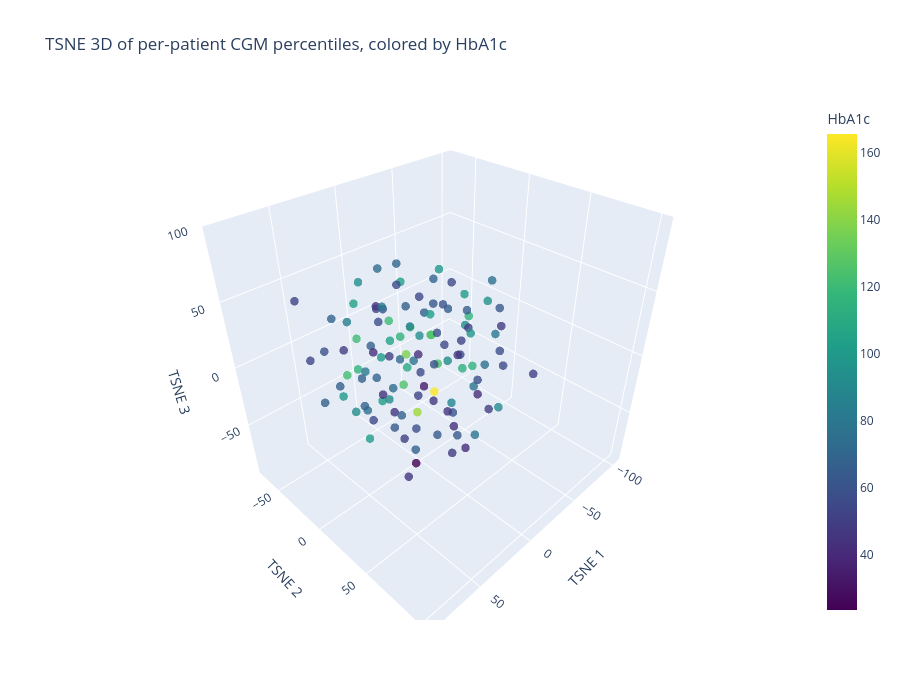

Notebook cell for this chart:
### Markdown cell above
looks like PCA1 can be a good feature extraction method as we can see some separation in colours in PC1 vs PC2 or PC1 vs PC3

### Code cell
METHOD = 'tsne'  # 'umap', 'pca' or 'tsne'

emb = reduce_dims(X_patient, METHOD)
label = METHOD.upper()

plot_dim_red(emb=emb, hba1c_vals=hba1c_vals, patient_ids=patient_ids, label=label)
